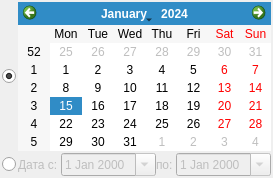
                 <widget class="QWidget" name="tabCalendar">
                  <attribute name="title">
                   <string>По дате</string>
                  </attribute>
                  <layout class="QGridLayout" name="gridLayout">
                   <property name="margin">
                    <number>2</number>
                   </property>
                   <property name="spacing">
                    <number>2</number>
                   </property>
                   <item row="0" column="0">
                    <widget class="QRadioButton" name="btnCalendar">
                     <property name="text">
                      <string/>
                     </property>
                     <property name="checked">
                      <bool>true</bool>
                     </property>
                    </widget>
                   </item>
                   <item row="1" column="0">
                    <widget class="QRadioButton" name="btnDateRange">
                     <property name="text">
                      <string/>
                     </property>
                    </widget>
                   </item>
                   <item row="1" column="1">
                    <widget class="QWidget" name="pnDateRange" native="true">
                     <property name="enabled">
                      <bool>false</bool>
                     </property>
                     <layout class="QHBoxLayout" name="horizontalLayout_6">
                      <property name="spacing">
                       <number>0</number>
                      </property>
                      <property name="margin">
                       <number>0</number>
                      </property>
                      <item>
                       <widget class="QLabel" name="lblDateFrom">
                        <property name="sizePolicy">
                         <sizepolicy hsizetype="Maximum" vsizetype="Preferred">
                          <horstretch>0</horstretch>
                          <verstretch>0</verstretch>
                         </sizepolicy>
                        </property>
                        <property name="text">
                         <string>Дата с: </string>
                        </property>
                       </widget>
                      </item>
                      <item>
                       <widget class="CDateEdit" name="edtDateFrom">
                        <property name="sizePolicy">
                         <sizepolicy hsizetype="Maximum" vsizetype="Fixed">
                          <horstretch>0</horstretch>
                          <verstretch>0</verstretch>
                         </sizepolicy>
                        </property>
                        <property name="calendarPopup">
                         <bool>true</bool>
                        </property>
                       </widget>
                      </item>
                      <item>
                       <widget class="QLabel" name="lblDateTo">
                        <property name="sizePolicy">
                         <sizepolicy hsizetype="Maximum" vsizetype="Preferred">
                          <horstretch>0</horstretch>
                          <verstretch>0</verstretch>
                         </sizepolicy>
                        </property>
                        <property name="text">
                         <string>по: </string>
                        </property>
                       </widget>
                      </item>
                      <item>
                       <widget class="CDateEdit" name="edtDateTo">
                        <property name="sizePolicy">
                         <sizepolicy hsizetype="Maximum" vsizetype="Fixed">
                          <horstretch>0</horstretch>
                          <verstretch>0</verstretch>
                         </sizepolicy>
                        </property>
                        <property name="calendarPopup">
                         <bool>true</bool>
                        </property>
                       </widget>
                      </item>
                     </layout>
                    </widget>
                   </item>
                   <item row="0" column="1">
                    <widget class="CCalendarWidget" name="calendar"/>
                   </item>
                  </layout>
                 </widget>
